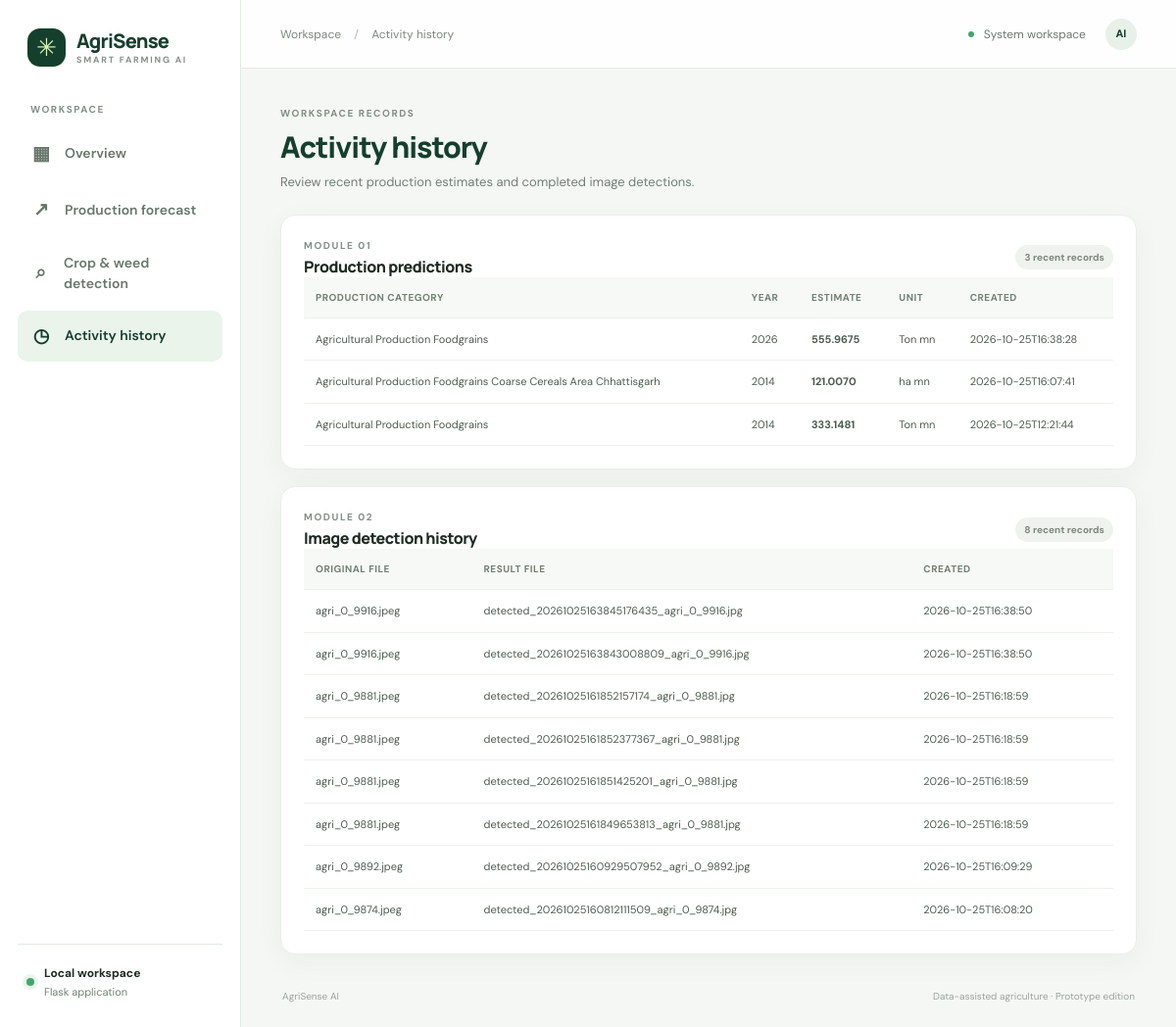
The app's page /history with its own data.
### tables this page shows
CREATE TABLE production_predictions (
                id INTEGER PRIMARY KEY AUTOINCREMENT,
                category TEXT NOT NULL,
                year INTEGER NOT NULL,
                predicted_production REAL NOT NULL,
                unit TEXT,
                created_at TEXT NOT NULL
            );

CREATE TABLE weed_detections (
                id INTEGER PRIMARY KEY AUTOINCREMENT,
                original_filename TEXT NOT NULL,
                result_filename TEXT,
                detections_json TEXT,
                created_at TEXT NOT NULL
            );

### app.py (the view)
@app.route("/history")
def history():
    init_db()
    with get_db() as conn:
        production = conn.execute("""
            SELECT *
            FROM production_predictions
            ORDER BY id DESC
            LIMIT 50
        """).fetchall()
        detections = conn.execute("""
            SELECT *
            FROM weed_detections
            ORDER BY id DESC
            LIMIT 50
        """).fetchall()
    return render_template(
        "history.html",
        production=production,
        detections=detections
    )

### app.py (called while the page is built)
def get_db():
    conn = sqlite3.connect(DB_PATH)
    conn.row_factory = sqlite3.Row
    return conn

def init_db():
    with get_db() as conn:
        conn.execute("""
            CREATE TABLE IF NOT EXISTS production_predictions (
                id INTEGER PRIMARY KEY AUTOINCREMENT,
                category TEXT NOT NULL,
                year INTEGER NOT NULL,
                predicted_production REAL NOT NULL,
                unit TEXT,
                created_at TEXT NOT NULL
            )
        """)
        conn.execute("""
            CREATE TABLE IF NOT EXISTS weed_detections (
                id INTEGER PRIMARY KEY AUTOINCREMENT,
                original_filename TEXT NOT NULL,
                result_filename TEXT,
                detections_json TEXT,
                created_at TEXT NOT NULL
            )
        """)

### templates/history.html (shortened to what this page needs)
{% extends "base.html" %}
{% block breadcrumb %}Activity history{% endblock %}
{% block content %}
<div class="page-intro"><div class="eyebrow">WORKSPACE RECORDS</div><h1>Activity history</h1><p>Review recent production estimates and completed image detections.</p></div>
<section class="panel history-panel"><div class="panel-header"><div><div class="eyebrow">MODULE 01</div><h2>Production predictions</h2></div><span class="pill pill-muted">{{ production|length }} recent records</span></div>
{% if production %}<div class="table-wrap"><table><thead><tr><th>Production category</th><th>Year</th><th>Estimate</th><th>Unit</th><th>Created</th></tr></thead><tbody>{% for row in production %}<tr><td>{{ row.category }}</td><td>{{ row.year }}</td><td class="number-cell">{{ "%.4f"|format(row.predicted_production) }}</td><td>{{ row.unit }}</td><td>{{ row.created_at }}</td></tr>{% endfor %}</tbody></table></div>{% else %}<div class="empty-state"><span class="empty-icon">◷</span><strong>No prediction history yet</strong><p>Your saved production estimates will appear here.</p><a class="button button-primary" href="{{ url_for('home') }}">Create an estimate</a></div>{% endif %}</section>
<section class="panel history-panel"><div class="panel-header"><div><div class="eyebrow">MODULE 02</div><h2>Image detection history</h2></div><span class="pill pill-muted">{{ detections|length }} recent records</span></div>
{% if detections %}<div class="table-wrap"><table><thead><tr><th>Original file</th><th>Result file</th><th>Created</th></tr></thead><tbody>{% for row in detections %}<tr><td>{{ row.original_filename }}</td><td>{{ row.result_filename or "No result" }}</td><td>{{ row.created_at }}</td></tr>{% endfor %}</tbody></table></div>{% else %}<div class="empty-inline">No successful image detections have been recorded yet.</div>{% endif %}</section>
{% endblock %}

### templates/base.html (shortened to what this page needs)
<!doctype html>
<html lang="en">
<head>
  <link rel="stylesheet" href="{{ url_for('static', filename='css/style.css') }}">
</head>
<body>
<div class="app-shell">
  <aside class="sidebar">
    <a class="brand" href="{{ url_for('home') }}">
      <span class="brand-mark">✳</span>
      <span><strong>AgriSense</strong><small>SMART FARMING AI</small></span>
    </a>
    <div class="nav-label">WORKSPACE</div>
    <nav class="side-nav">
      <a class="{% if request.endpoint == 'home' %}active{% endif %}" href="{{ url_for('home') }}"><span>▦</span> Overview</a>
      <a class="{% if request.endpoint == 'home' %}subnav{% endif %}" href="{{ url_for('home') }}#production"><span>↗</span> Production forecast</a>
      <a class="{% if request.endpoint == 'weed_detection' %}active{% endif %}" href="{{ url_for('weed_detection') }}"><span>⌕</span> Crop & weed detection</a>
      <a class="{% if request.endpoint == 'history' %}active{% endif %}" href="{{ url_for('history') }}"><span>◷</span> Activity history</a>
    </nav>
    <div class="sidebar-bottom">
      <div class="status-dot"></div>
      <div><strong>Local workspace</strong><small>Flask application</small></div>
    </div>
  </aside>
  <main class="main-panel">
    <header class="topbar">
      <div class="breadcrumb">Workspace <span>/</span> {% block breadcrumb %}Overview{% endblock %}</div>
      <div class="topbar-right"><span class="live-dot"></span><span>System workspace</span><span class="avatar">AI</span></div>
    </header>
    <div class="page-content">
      {% block content %}{% endblock %}
      <footer class="footer"><span>AgriSense AI</span><span>Data-assisted agriculture · Prototype edition</span></footer>
    </div>
  </main>
</div>
</body>
</html>

### static/css/style.css (style rules this page uses)
:root { --forest:#153f2d;--forest-2:#20583d;--green:#28734b;--mint:#eaf4eb;--ink:#1e2b23;--muted:#718076;--line:#e3eae3;--surface:#fff;--canvas:#f5f7f4;--amber:#b8792c;--blue:#477da0;--shadow:0 8px 30px rgba(24,57,37,.045) }
* { box-sizing:border-box }
html { scroll-behavior:smooth }
body { margin:0;background:var(--canvas);color:var(--ink);font-family:"DM Sans",sans-serif;font-size:14px;line-height:1.5 }
a { color:inherit;text-decoration:none }
.app-shell { min-height:100vh }
.sidebar { position:fixed;inset:0 auto 0 0;width:246px;background:#fff;border-right:1px solid var(--line);display:flex;flex-direction:column;padding:28px 18px;z-index:5 }
.brand { display:flex;align-items:center;gap:11px;padding:0 10px 35px }
.brand-mark { display:grid;place-items:center;width:39px;height:39px;border-radius:13px;background:var(--forest);color:#d6f3b5;font-size:25px }
.brand strong { display:block;font:800 20px Manrope,sans-serif;letter-spacing:-.8px;color:var(--forest) }
.brand small { display:block;font-size:9px;letter-spacing:1.8px;color:#839087;font-weight:700 }
.nav-label,.eyebrow { font-size:10px;letter-spacing:1.55px;font-weight:700;color:#819086 }
.nav-label { padding:0 13px 12px }
.side-nav { display:grid;gap:5px }
.side-nav a { display:flex;align-items:center;gap:13px;padding:12px 13px;border-radius:10px;color:#68766c;font-weight:600;transition:.2s }
.side-nav a span { font-size:19px;width:22px;text-align:center }
.side-nav a:hover,.side-nav a.active { background:#eaf4eb;color:var(--forest) }
.sidebar-bottom { margin-top:auto;border-top:1px solid var(--line);padding:20px 9px 0;display:flex;align-items:center;gap:10px }
.sidebar-bottom strong,.model-status strong { display:block;font-size:12px }
.sidebar-bottom small { display:block;color:var(--muted);font-size:11px;margin-top:2px }
.status-dot,.live-dot { width:8px;height:8px;border-radius:50%;background:#41a76a;display:inline-block;box-shadow:0 0 0 4px #e8f6ec }
.main-panel { margin-left:246px;min-height:100vh }
.topbar { height:70px;padding:0 4.2%;display:flex;align-items:center;justify-content:space-between;background:rgba(255,255,255,.88);border-bottom:1px solid var(--line) }
.breadcrumb { font-size:12px;color:#7c887f }
.breadcrumb span { padding:0 10px;color:#b0b9b1 }
.topbar-right { display:flex;align-items:center;gap:10px;color:#6c7a70;font-size:12px }
.live-dot { width:6px;height:6px;box-shadow:none }
.avatar { display:grid;place-items:center;width:32px;height:32px;margin-left:10px;border-radius:50%;background:#e7f1e8;color:var(--forest);font-size:11px;font-weight:800 }
.page-content { max-width:1480px;margin:auto;padding:29px 4.2% 20px }
.section-heading h2,.panel h2,.evaluation-heading h2 { font:750 20px Manrope,sans-serif;letter-spacing:-.5px;margin:5px 0 3px }
.stat-card,.panel { background:var(--surface);border:1px solid #e9eee8;border-radius:15px;box-shadow:var(--shadow) }
.panel { padding:23px;margin-bottom:17px;min-width:0 }
.panel-header { display:flex;align-items:center;gap:12px;min-width:0 }
.panel-header h2 { font-size:16px;margin:3px 0 0 }
.pill { display:inline-flex;align-items:center;white-space:nowrap;margin-left:auto;border-radius:20px;padding:5px 9px;font-size:10px;font-weight:700 }
.pill-muted { background:#f0f2ef;color:#7c887f }
.footer { display:flex;justify-content:space-between;color:#9aa49c;font-size:10px;padding:18px 2px 4px }
.page-intro { margin:9px 0 23px }
.page-intro h1 { font:800 30px Manrope,sans-serif;letter-spacing:-1px;color:var(--forest);margin:6px 0 }
.page-intro p { color:var(--muted);margin:0;font-size:13px }
.table-wrap { width:100%;overflow-x:auto }
table { width:100%;border-collapse:collapse;font-size:11px }
th { background:#f7f9f6;color:#728075;font-size:10px;text-transform:uppercase;letter-spacing:.5px;font-weight:700 }
td,th { padding:13px 12px;border-bottom:1px solid #edf1ec;text-align:left;white-space:nowrap }
td { color:#4d5b50 }
.number-cell { font-variant-numeric:tabular-nums;font-weight:700 }
.history-panel { padding:23px }

### records on screen
production_predictions: category "Agricultural Production Foodgrains", year "2026", predicted_production "555.9675", unit "Ton mn", created_at "2026-10-25T16:38:28"
production_predictions: category "Agricultural Production Foodgrains Coarse Cereals Area Chhattisgarh", year "2014", predicted_production "121.0070", unit "ha mn", created_at "2026-10-25T16:07:41"
production_predictions: category "Agricultural Production Foodgrains", year "2014", predicted_production "333.1481", unit "Ton mn", created_at "2026-10-25T12:21:44"
weed_detections: original_filename "agri_0_9916.jpeg", result_filename "detected_20261025163845176435_agri_0_9916.jpg", created_at "2026-10-25T16:38:50"
weed_detections: original_filename "agri_0_9916.jpeg", result_filename "detected_20261025163843008809_agri_0_9916.jpg", created_at "2026-10-25T16:38:50"
weed_detections: original_filename "agri_0_9881.jpeg", result_filename "detected_20261025161852157174_agri_0_9881.jpg", created_at "2026-10-25T16:18:59"
weed_detections: original_filename "agri_0_9881.jpeg", result_filename "detected_20261025161852377367_agri_0_9881.jpg", created_at "2026-10-25T16:18:59"
weed_detections: original_filename "agri_0_9881.jpeg", result_filename "detected_20261025161851425201_agri_0_9881.jpg", created_at "2026-10-25T16:18:59"
weed_detections: original_filename "agri_0_9881.jpeg", result_filename "detected_20261025161849653813_agri_0_9881.jpg", created_at "2026-10-25T16:18:59"
weed_detections: original_filename "agri_0_9892.jpeg", result_filename "detected_20261025160929507952_agri_0_9892.jpg", created_at "2026-10-25T16:09:29"
weed_detections: original_filename "agri_0_9874.jpeg", result_filename "detected_20261025160812111509_agri_0_9874.jpg", created_at "2026-10-25T16:08:20"

### other values on screen
{{ production|length }} "3"
{{ detections|length }} "8"
